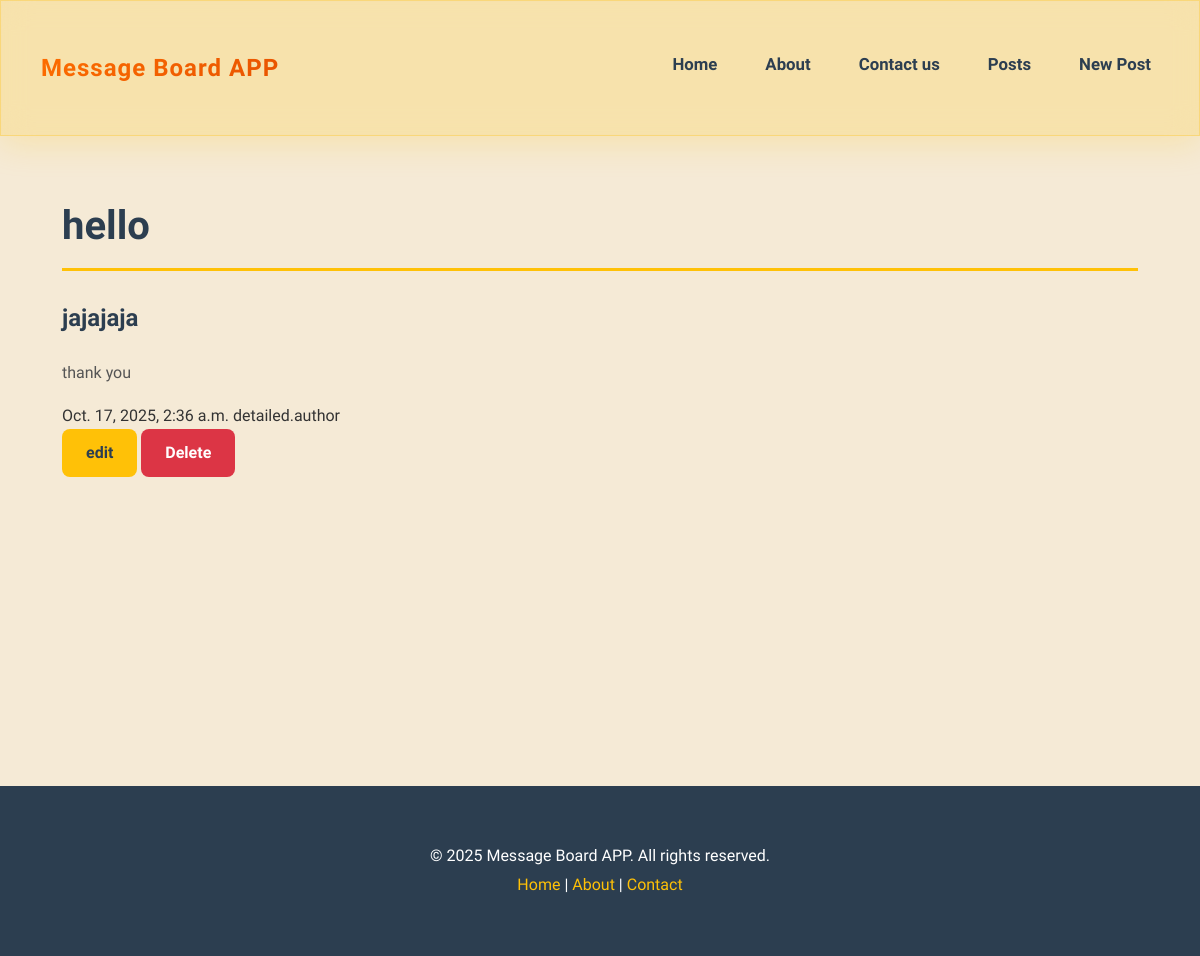
The page /posts/detail/2/ on the database its author committed.
### posts/models.py (models this page shows, shortened)
class Post(models.Model):
    title = models.CharField(max_length=128) # Text
    subtitle = models.CharField(max_length=256) # Text
    body = models.TextField() # Text
    created_on = models.DateTimeField(auto_now_add=True)
    author = models.ForeignKey(
        get_user_model(),
        on_delete=models.CASCADE
    )

### posts/views.py (the view)
# urls.py: path("detail/<int:pk>/", PostDetailView.as_view(), name='post_detail'),
class PostDetailView(DetailView):
    template_name = "posts/detail.html"
    model = Post
    context_object_name = "detailed"

### templates/posts/detail.html (shortened to what this page needs)
{% extends 'base.html' %}
{% block content %}
    <div>
        <h1>{{ detailed.title }}</h1>
        <h4>{{detailed.subtitle}}</h4>
        <p>{{ detailed.body }}</p>
        <span>{{ detailed.created_on }}</span>
        <span> detailed.author</span>
        <br>
        <a href="{% url 'post_edit' detailed.id %}" class="btn btn-primary">edit</a>
        <a href="{% url 'post_delete' detailed.id %}" class="btn btn-danger">Delete</a>
    </div>
{% endblock content %}

### static/css/base.css (style rules this page uses)
* { margin: 0; padding: 0; box-sizing: border-box; font-family: 'Raleway', sans-serif; }
body { font-family: 'Raleway', sans-serif; font-size: 16px; line-height: 1.6; color: #333; background-color: #f5ead6 !important; padding: 0; margin: 0; }
h1, h2, h3, h4, h5, h6 { font-family: 'Raleway', sans-serif; font-weight: 700; color: #2c3e50; margin-bottom: 1.5rem; line-height: 1.3; }
h1 { font-size: 2.5rem; padding-bottom: 1rem; border-bottom: 3px solid #ffc107; margin-bottom: 2rem; }
h4 { font-size: 1.5rem; }
p { font-size: 1rem; line-height: 1.8; color: #555; margin-bottom: 1rem; }
a { text-decoration: none; color: #ffc107; transition: color 0.3s ease; }
button, .btn { font-family: 'Raleway', sans-serif; font-weight: 600; font-size: 1rem; padding: 0.75rem 1.5rem; border-radius: 8px; transition: all 0.3s ease; border: none; cursor: pointer; }
.btn-primary { background-color: #ffc107; color: #2c3e50; }

### rows shown on the page
Post: title "hello", subtitle "jajajaja", body "thank you", created_on "Oct. 17, 2025, 2:36 a.m."
